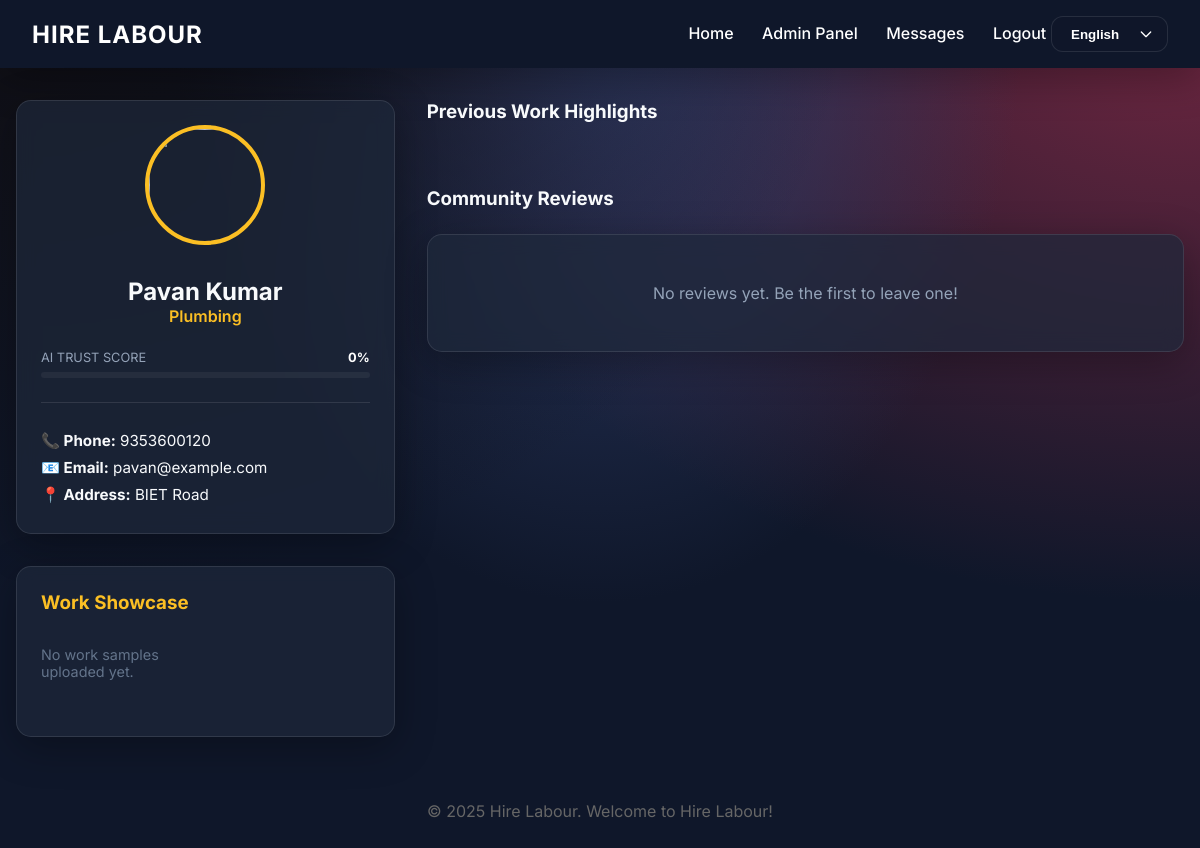
Screenshot of /view_labour/1 (signed in) with the database file from the repository.
### hire_labour_python/models.py (models this page shows, shortened)
class Labour(db.Model, UserMixin):
    __tablename__ = 'labours'
    labour_id = db.Column(db.Integer, primary_key=True)
    username = db.Column(db.String(50), unique=True, nullable=False)
    password = db.Column(db.String(255), nullable=False)
    full_name = db.Column(db.String(100), nullable=False)
    email = db.Column(db.String(100), unique=True, nullable=False)
    phone = db.Column(db.String(15), nullable=False)
    service_offered = db.Column(db.String(100), nullable=False)
    address = db.Column(db.Text)
    profile_image = db.Column(db.String(255))
    id_card_image = db.Column(db.String(255))
    selfie_image = db.Column(db.String(255))
    face_encoding = db.Column(db.Text)
    trust_score = db.Column(db.Integer, default=0)
    status = db.Column(db.String(20), default='Pending') # Verified, Suspicious, Fake, Pending
    registration_date = db.Column(db.DateTime, default=datetime.utcnow)
    feedbacks = db.relationship('Feedback', backref='labour', lazy=True)

### hire_labour_python/app.py (the view)
@app.route('/view_labour/<int:id>')
@login_required
def view_labour(id):
    labour = Labour.query.get_or_404(id)
    feedbacks = Feedback.query.filter_by(labour_id=id).all()
    showcase = WorkShowcase.query.filter_by(labour_id=id).all()
    return render_template('view_labour.html', labour=labour, feedbacks=feedbacks, showcase=showcase)

### hire_labour_python/app.py (called while the page is built)
@login_manager.user_loader
def load_user(user_id):
    try:
        if user_id.startswith('admin_'):
            return Admin.query.get(int(user_id.split('_')[1]))
        elif user_id.startswith('labour_'):
            return Labour.query.get(int(user_id.split('_')[1]))
        elif user_id.startswith('public_'):
            return Public.query.get(int(user_id.split('_')[1]))
    except:
        return None
    return None

@app.context_processor
def inject_lang():
    lang = session.get('lang', 'en')
    en = TRANSLATIONS['en']
    current = TRANSLATIONS.get(lang, en)
    merged = {**en, **current}
    return dict(lang=lang, t=merged)

### hire_labour_python/templates/view_labour.html (shortened to what this page needs)
{% extends 'base.html' %}
{% block content %}
<div style="display: grid; grid-template-columns: 1fr 2fr; gap: 2rem;">
    <div>
        <div class="card" style="margin-bottom: 2rem;">
            <div style="text-align: center;">
                {% if labour.profile_image %}
                <img src="{{ url_for('uploaded_file', filename=labour.profile_image) }}" class="profile-img"
                    style="width: 120px; height: 120px; border-width: 4px;">
                {% else %}
                <img src="{{ url_for('static', filename='img/labour_placeholder.png') }}" class="profile-img"
                    style="width: 120px; height: 120px; border-width: 4px;">
                {% endif %}
                 <h2 style="margin-top: 1rem;">{{ labour.full_name }}</h2>
                 <p style="color: var(--secondary-color); font-weight: 600;">{{ labour.service_offered }}</p>
                 <div style="margin-top: 1.5rem; text-align: left;">
                    <div style="display: flex; justify-content: space-between; font-size: 0.8rem; margin-bottom: 0.4rem; color: #94a3b8;">
                        <span>AI TRUST SCORE</span>
                        <span style="font-weight: 700; color: white;">{{ labour.trust_score }}%</span>
                    </div>
                    <div style="height: 6px; background: rgba(255,255,255,0.05); border-radius: 10px; overflow: hidden;">
                    </div>
                 </div>
            </div>
            <hr style="border: none; border-top: 1px solid var(--glass-border); margin: 1.5rem 0;">
            <div style="font-size: 0.95rem; line-height: 1.8;">
                <p><strong>📞 Phone:</strong> {{ labour.phone }}</p>
                <p><strong>📧 Email:</strong> {{ labour.email }}</p>
                <p><strong>📍 Address:</strong> {{ labour.address or 'N/A' }}</p>
            </div>
        </div>
        <div class="card">
            <h3 style="margin-bottom: 1.5rem; color: var(--secondary-color);">Work Showcase</h3>
            <div class="showcase-grid" style="grid-template-columns: repeat(auto-fill, minmax(100px, 1fr));">
                {% for item in showcase %}
                <div class="showcase-item" style="height: 100px;">
                    <img src="{{ url_for('uploaded_file', filename=item.image_path) }}" alt="{{ item.description }}">
                    <div class="showcase-overlay" style="font-size: 0.6rem; padding: 0.3rem;">
                        {{ item.description }}
                    </div>
                </div>
                {% else %}
                <p style="color: #64748b; font-size: 0.9rem;">No work samples uploaded yet.</p>
                {% endfor %}
            </div>
        </div>
    </div>
    <div>
        <div style="margin-bottom: 2rem;">
            <h3 style="margin-bottom: 1.5rem;">Previous Work Highlights</h3>
        </div>
        <h3 style="margin-bottom: 1.5rem;">Community Reviews</h3>
        <div class="grid" style="grid-template-columns: 1fr;">
            {% for fb in feedbacks %}
            <div class="card review-card">
                <div style="display: flex; justify-content: space-between; align-items: center; margin-bottom: 1rem;">
                    <div style="display: flex; gap: 0.2rem;">
                        {% for i in range(fb.rating) %}<span style="color: var(--secondary-color);">★</span>{% endfor %}
                    </div>
                    <span style="color: #94a3b8; font-size: 0.8rem;">{{ fb.feedback_date.strftime('%b %d, %Y') }}</span>
                </div>
                <p style="font-style: italic; margin-bottom: 1rem;">"{{ fb.comment }}"</p>
                <div style="display: flex; align-items: center; gap: 0.5rem;">
                    <div
                        style="width: 24px; height: 24px; background: #6366f1; border-radius: 50%; font-size: 0.7rem; display: flex; align-items: center; justify-content: center;">
                        {{ fb.public.full_name[0] }}</div>
                    <span style="color: #cbd5e1; font-size: 0.85rem;">{{ fb.public.full_name }}</span>
                </div>
            </div>
            {% else %}
            <div class="card" style="text-align: center; color: #94a3b8; padding: 3rem;">
                No reviews yet. Be the first to leave one!
            </div>
            {% endfor %}
        </div>
    </div>
</div>
{% endblock %}

### hire_labour_python/static/css/style.css (style rules this page uses)
:root { --primary-color: #0f172a; --secondary-color: #fbbf24; --accent-color: #10b981; --bg-color: #0f172a; --text-color: #f8fafc; --glass-bg: rgba(30, 41, 59, 0.7); --glass-border: rgba(255, 255, 255, 0.1); --shadow: 0 10px 40px 0 rgba(0, 0, 0, 0.3); }
* { box-sizing: border-box; margin: 0; padding: 0; }
body { font-family: 'Inter', 'Outfit', sans-serif; background: radial-gradient(at 0% 0%, hsla(253, 16%, 7%, 1) 0, transparent 50%), radial-gradient(at 50% 0%, hsla(225, 39%, 30%, 1) 0, transparent 50%), radial-gradient(at 100% 0%, hsla(339, 49%, 30%, 1) 0, transparent 50%); background-color: var(--bg-color); background-attachment: fixed; color: var(--text-color); min-height: 100vh; display: flex; flex-direction: column; }
.card { background: var(--glass-bg); backdrop-filter: blur(10px); -webkit-backdrop-filter: blur(10px); border: 1px solid var(--glass-border); border-radius: 15px; padding: 1.5rem; box-shadow: var(--shadow); transition: transform 0.3s, box-shadow 0.3s; }
.grid { display: grid; grid-template-columns: repeat(auto-fill, minmax(300px, 1fr)); gap: 2rem; }
.profile-img { width: 80px; height: 80px; border-radius: 50%; object-fit: cover; margin-bottom: 1rem; border: 3px solid var(--secondary-color); }
.showcase-grid { display: grid; grid-template-columns: repeat(auto-fill, minmax(180px, 1fr)); gap: 1.5rem; margin: 2rem 0; }

### rows the page displays
Labour: full_name "Pavan Kumar", service_offered "Plumbing", trust_score "0", phone "9353600120", email "pavan@example.com", address "BIET Road"

### other values shown
{{ t['admin_panel'] }} "Admin Panel"
{{ t['logout'] }} "Logout"
{{ t['welcome'] }} "Welcome to Hire Labour!"
